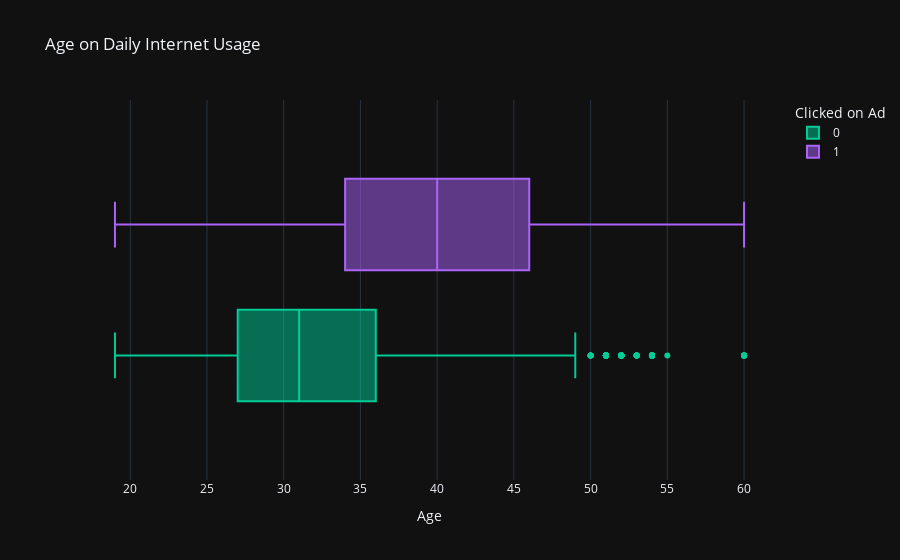

Notebook code for this chart:
### Code cell
hue_boxplot('Age')

### Figure 1 — Plotly figure (JSON) as saved in the notebook; plotly's stock layout.template omitted (floating-point values rounded to 4 significant figures; data arrays with more than 128 entries replaced by an {"elided": "..."} marker saying what was removed)
{"data": [{"alignmentgroup": "True", "hovertemplate": "Clicked on Ad=0<br>Age=%{x}<extra></extra>", "legendgroup": "0", "marker": {"color": "#00cc96"}, "name": "0", "notched": false, "offsetgroup": "0", "orientation": "h", "showlegend": true, "x": {"elided": "5083 float values"}, "x0": " ", "xaxis": "x", "y0": " ", "yaxis": "y", "type": "box", "quartilemethod": "exclusive"}, {"alignmentgroup": "True", "hovertemplate": "Clicked on Ad=1<br>Age=%{x}<extra></extra>", "legendgroup": "1", "marker": {"color": "#ab63fa"}, "name": "1", "notched": false, "offsetgroup": "1", "orientation": "h", "showlegend": true, "x": {"elided": "4917 float values"}, "x0": " ", "xaxis": "x", "y0": " ", "yaxis": "y", "type": "box", "quartilemethod": "exclusive"}], "layout": {"xaxis": {"anchor": "y", "domain": [0.0, 1.0], "title": {"text": "Age"}}, "yaxis": {"anchor": "x", "domain": [0.0, 1.0]}, "legend": {"title": {"text": "Clicked on Ad"}, "tracegroupgap": 0}, "title": {"text": "Age on Daily Internet Usage"}, "boxmode": "group"}}
